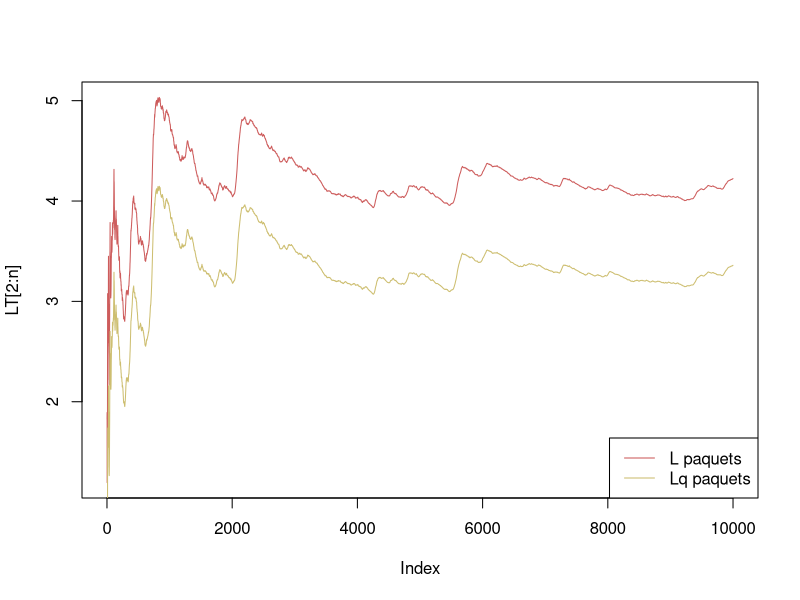
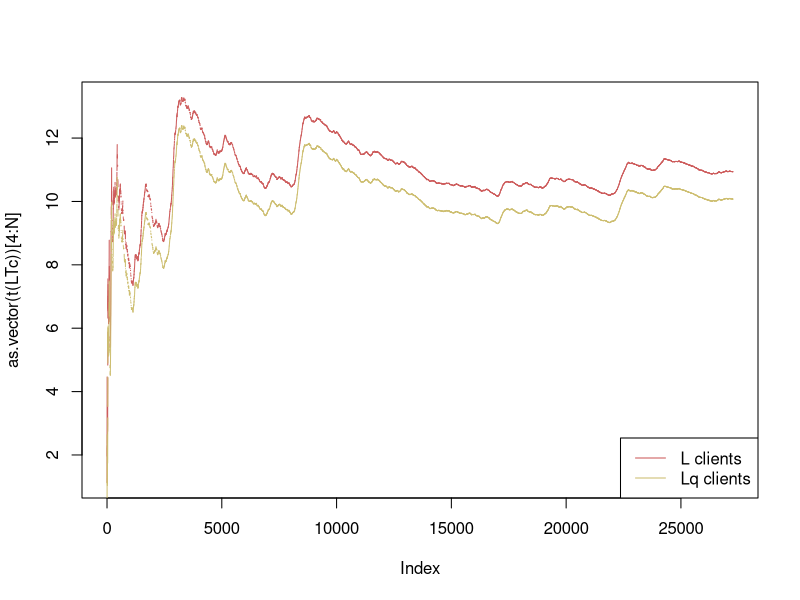
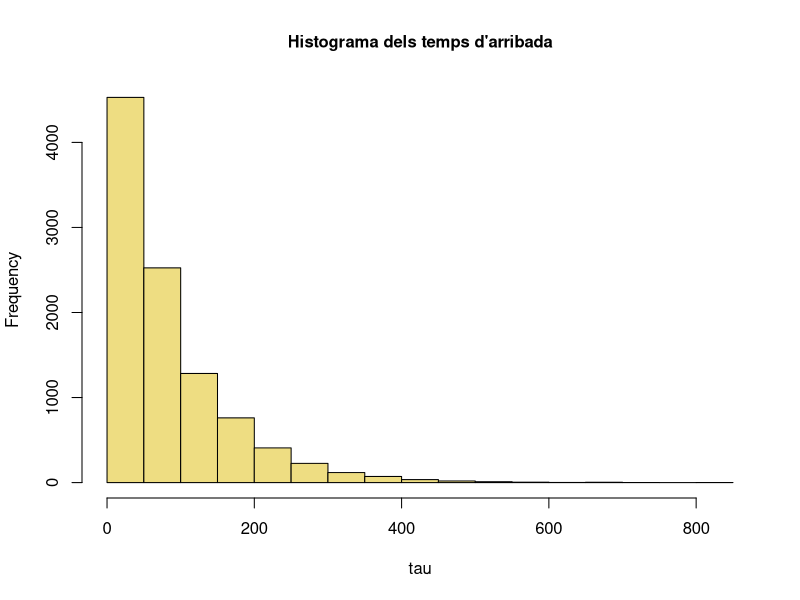
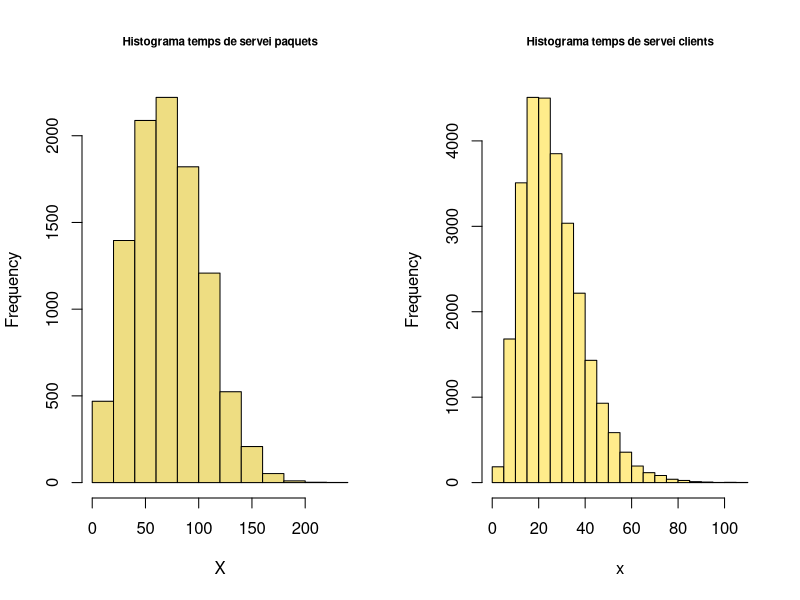

Write the R code that produced these figures, in order.
## ---- chunk 1
knitr::opts_chunk$set(echo = TRUE)
set.seed(123)
## ---- chunk 2
Ea <- 82
lambda = 1/Ea


k = 4
Ex <-26.1818
alpha = k/ Ex
mu = 1/Ex

Ep <- 10/alpha
rho = Ep/Ea

EEEE <- 1/alpha *(0.125*4+0.275*8+0.35*12+0.25*16)

E1 = 4/alpha 
E2 = 8/alpha 
E3 = 12/alpha 
E4 = 16/alpha 

VV2 = 0.125*(E1 - EEEE)^2+ 0.275*(E2 - EEEE)^2+0.35*(E3 - EEEE)^2+0.25*(E4 - EEEE)^2
  
ccc2 = sqrt(VV2)/EEEE
rho = EEEE/Ea
## ---- chunk 3
Lqtt <- rho^2/(1-rho)*(1+ccc2^2)/2
#Lqtt  

Ltt = Lqtt + rho
#Ltt
## ---- chunk 4
Wtt = Ltt/ lambda
#Wtt


Wqtt = Lqtt/ lambda
#Wqtt

Aproximacio <- c(Wqtt,Wtt,Lqtt,Ltt)
## ---- chunk 5
generacio_p <- function (u){
  if (u <= 0.125){return(1)}else if (u>0.125 && u<=0.4){return(2)}
  else if(u>0.4 && u<=0.75) {return(3)}else  {return(4)}
}
## ---- chunk 6
arribades <- function(u){
return(-log(runif(u))/lambda)
  }
## ---- chunk 7
servei <- function(u){
return(-log(prod(runif(u)))/alpha)
}
## ---- chunk 8
k = 4
Ex <-26.1818
alpha = k/ Ex
mu = 1/Ex
Ea <- 82
lambda = 1/Ea

n = 10000    ## INPUT: Num de paquets a generar

N = 0


t <- numeric()
p <- numeric()
theta <- numeric(0)
thetac <- matrix(nrow = n, ncol = 4)
x <- matrix(nrow = n, ncol = 4)
tsc <- matrix(nrow = n, ncol = 4)
ts <- numeric()
X <- numeric()

Lc <- matrix(nrow = n, ncol = 4)
Lqc <- matrix(nrow = n, ncol = 4)
LTc <- matrix(nrow = n, ncol = 4)
LTqc <- matrix(nrow = n, ncol = 4)
Ltotalc = 0
Ltotalqc = 0
Wc = 0
Wqc = 0

L <- numeric()
LTq <- numeric()
Ltotal = 0
Ltotalq = 0
LT <- numeric()
W = 0
Lq <- numeric()
Wq = 0
  

t[1] <- 0
p[0] <- 0
theta[0] <- 0

tau<- numeric()
## ---- chunk 9


for (i in 1:n){
  
  p[i] <- generacio_p(runif(1))
  
  tsc [i,1] <- max(thetac[i-1,p[i-1]],t[i], na.rm = T) # instant entrada en el SS del client 1 del paquet i
  x[i,1] <- -log(prod(runif(4)))/alpha 
  
 thetac[i,1] <- tsc[i,1] + x[i,1]       # instant de sortida del SE del client 1 del paquet i

 
 if(p[i]>1){
 for (j in 2:p[i]){
   
  
    tsc [i,j] <- max(thetac[i,j-1],t[i], na.rm = T) # instant entrada en el SS del client j del paquet i
   x[i,j] <- servei(4)   # pk es un 4-Erlang
   thetac[i,j] <- max(thetac[i,j-1],0) + x[i,j]  
 } 
 }

 ts[i] <- max(theta[i-1], t[i], na.rm = T)
 X[i] = sum(x[i,], na.rm = T)
 theta[i] = ts[i]+ X[i]

 
 # Recollida estadístics de clients
 
  for(j in 1:p[i]){
   Lc[i,j] = thetac[i,j] - t[i]     # temps de permanència al SE del client j (= wc[j+r])
   Lqc[i,j] = tsc[i,j] - t[i]    # temps de permanència cua del client j (= wc[j+r])
   
   Ltotalc = Ltotalc +  Lc[i,j]
   LTc[i,j] = Ltotalc/(t[i])  # Serà lu del gràfic 
   
   Ltotalqc = Ltotalqc +  Lqc[i,j]
   LTqc[i,j] = Ltotalqc/(t[i])    # no se si cal 
   
   Wc = Wc +  Lc[i,j] 
   Wqc = Wqc +  Lqc[i,j]
      }
 
 N = N + p[i]
 
 if(i<n){
   tau[i] = arribades(1)
   t[i+1] = t[i] + tau [i] 
 }
 

 # Recollida estadístics de paquets
 
  L[i] <- theta[i] - t[i]   # (= w[i]) temps de permenència al SE del paquet i 
  Ltotal <- Ltotal + L[i]
  LT[i] <- Ltotal / (t[i]-t[1])
  W <- W + L[i]
  
  
  Lq[i] <- ts[i]-t[i]   # (= wq[i]) temps de permenència en cua del paquet i 
  Ltotalq <- Ltotalq + Lq[i]
  LTq[i] <- Ltotalq / (t[i]-t[1]) #No ho posa 
  Wq <- Wq + Lq[i]
  
  
}
## ---- chunk 10
mean(X)/mean(tau)
## ---- chunk 11
Lresultat = Ltotal/t[n];  Lresultat
## ---- chunk 12
Lqresultat = Ltotalq/t[n];  Lqresultat
## ---- chunk 13
plot(LT[2:n], type = "l",  col ="indianred")
lines(LTq[2:n], col = "lightgoldenrod3")
legend ("bottomright", c("L paquets", "Lq paquets"), col = c("indianred", "lightgoldenrod3"), lty = c(1,1))
## ---- chunk 14
Lresultatc = Ltotalc/t[n];  Lresultatc
## ---- chunk 15
Ltotalqc/t[n]
## ---- chunk 16
plot(as.vector(t(LTc))[4:N], type = "l", col ="indianred")
lines(as.vector(t(LTqc))[4:N], col = "lightgoldenrod3")
legend ("bottomright", c("L clients", "Lq clients"), col = c("indianred", "lightgoldenrod3"), lty = c(1,1))
## ---- chunk 17
W/n
## ---- chunk 18
Wq/n
## ---- chunk 19
Wc/N
## ---- chunk 20
Wqc/N
## ---- chunk 21
hist(tau, main = "Histograma dels temps d'arribada", col = "lightgoldenrod", cex.main = 1)
## ---- chunk 22
par(mfrow = c(1,2))
hist(X, main = "Histograma temps de servei paquets", col = "lightgoldenrod", cex.main =  0.7)
hist(x, main = "Histograma temps de servei clients", col = "lightgoldenrod1", cex.main = 0.7)
## ---- chunk 23
CLIENTS <- c(Wqc/N, Wc/N, Ltotalqc/t[n], Ltotalc/t[n])
PAQUETS <- c(Wq/n, W/n, Ltotalq/t[n], Ltotal/t[n])
taula <- data.frame( CLIENTS,  PAQUETS, Aproximacio, row.names = c("Wq", "W", "Lq", "L"))
names(taula) <- c("Simulació Clients", "Simulació Paquets", "Aproximació (teòrica) paquets")

library(kableExtra)
kbl(taula)
